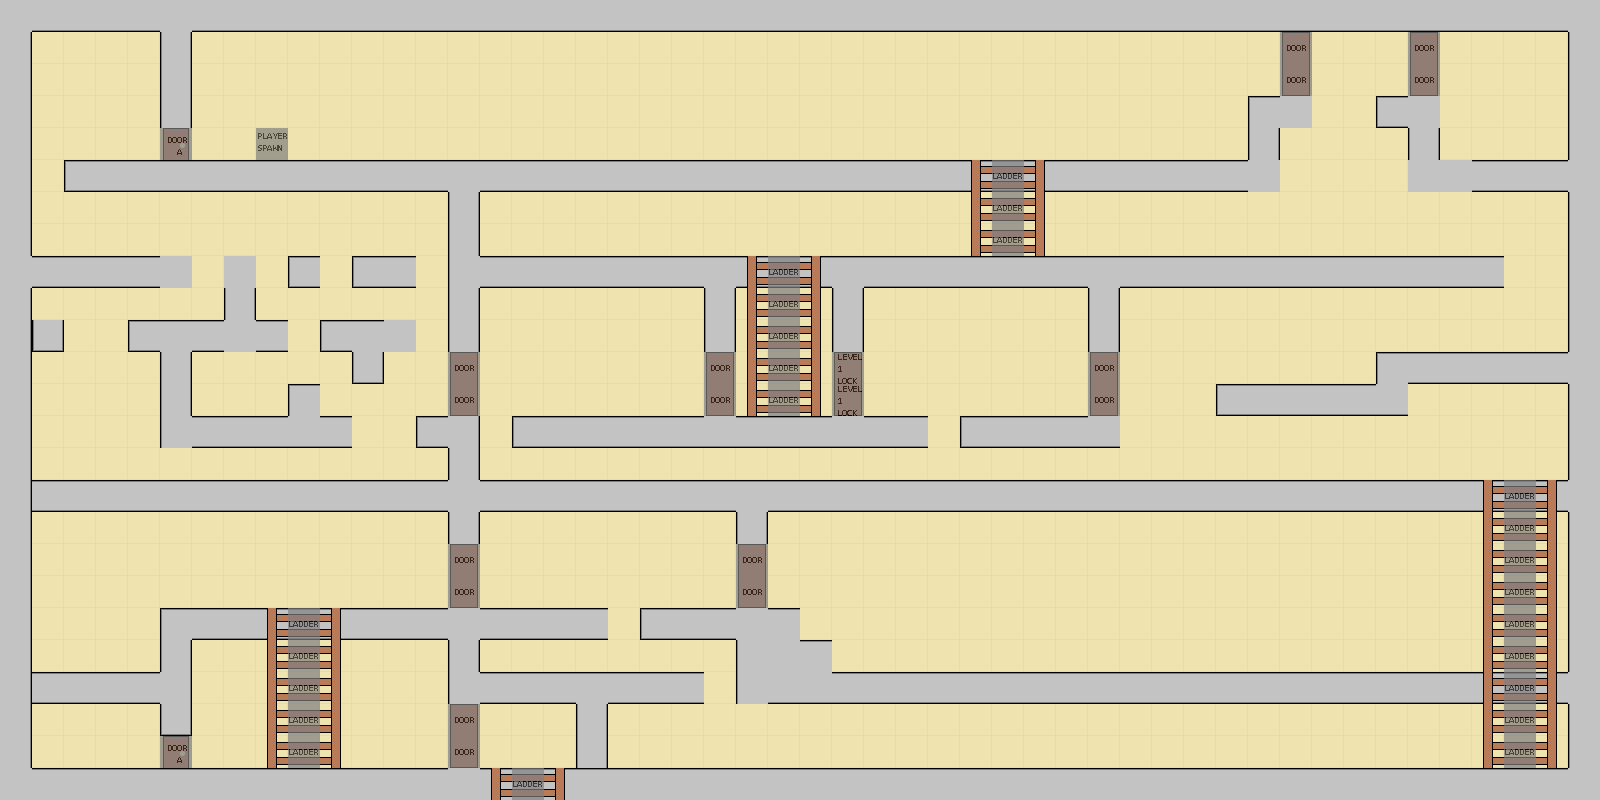

Tiled map render using the project's own tile images. Description and the map definition, with tile-layer contents summarised, below:
An orthogonal 50x25 tile map with 32x32 px tiles, 4 tile layers (background, floor, foreground, event).

<map version="1.0" orientation="orthogonal" width="50" height="25" tilewidth="32" tileheight="32">
 <tileset firstgid="1" source="tiles.tsx" />
 <layer name="background" width="50" height="25">
  <data>[1250 cells, 1250 non-empty, 1 distinct tile ids]</data>
 </layer>
 <layer name="floor" width="50" height="25">
  <data>[1250 cells, 437 non-empty, 12 distinct tile ids]</data>
 </layer>
 <layer name="foreground" width="50" height="25">
  <data>[1250 cells, 71 non-empty, 4 distinct tile ids]</data>
 </layer>
 <layer name="event" width="50" height="25" opacity="0.7">
  <data>[1250 cells, 44 non-empty, 5 distinct tile ids]</data>
 </layer>
</map>
